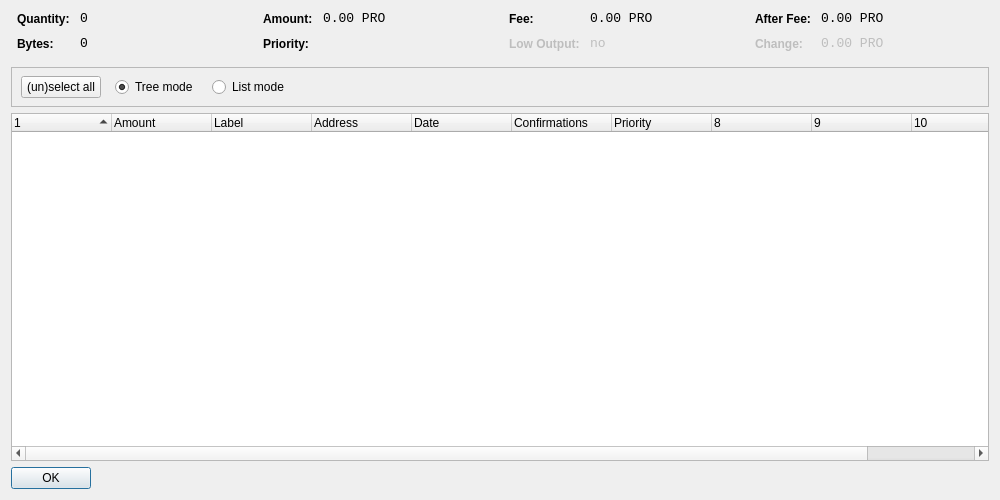
<?xml version="1.0" encoding="UTF-8"?>
<ui version="4.0">
 <class>CoinControlDialog</class>
 <widget class="QDialog" name="CoinControlDialog">
  <property name="geometry">
   <rect>
    <x>0</x>
    <y>0</y>
    <width>1000</width>
    <height>500</height>
   </rect>
  </property>
  <property name="windowTitle">
   <string>Coin Control</string>
  </property>
  <layout class="QVBoxLayout" name="verticalLayout">
   <item>
    <layout class="QHBoxLayout" name="horizontalLayoutTop" stretch="0,0,0,0">
     <property name="topMargin">
      <number>0</number>
     </property>
     <property name="bottomMargin">
      <number>10</number>
     </property>
     <item>
      <layout class="QFormLayout" name="formLayoutCoinControl1">
       <property name="horizontalSpacing">
        <number>10</number>
       </property>
       <property name="verticalSpacing">
        <number>10</number>
       </property>
       <property name="leftMargin">
        <number>6</number>
       </property>
       <property name="rightMargin">
        <number>6</number>
       </property>
       <item row="0" column="0">
        <widget class="QLabel" name="labelCoinControlQuantityText">
         <property name="styleSheet">
          <string notr="true">font-weight:bold;</string>
         </property>
         <property name="text">
          <string>Quantity:</string>
         </property>
        </widget>
       </item>
       <item row="0" column="1">
        <widget class="QLabel" name="labelCoinControlQuantity">
         <property name="font">
          <font>
           <family>Monospace</family>
           <pointsize>10</pointsize>
          </font>
         </property>
         <property name="cursor">
          <cursorShape>IBeamCursor</cursorShape>
         </property>
         <property name="contextMenuPolicy">
          <enum>Qt::ActionsContextMenu</enum>
         </property>
         <property name="text">
          <string notr="true">0</string>
         </property>
         <property name="textInteractionFlags">
          <set>Qt::LinksAccessibleByMouse|Qt::TextSelectableByKeyboard|Qt::TextSelectableByMouse</set>
         </property>
        </widget>
       </item>
       <item row="1" column="0">
        <widget class="QLabel" name="labelCoinControlBytesText">
         <property name="styleSheet">
          <string notr="true">font-weight:bold;</string>
         </property>
         <property name="text">
          <string>Bytes:</string>
         </property>
        </widget>
       </item>
       <item row="1" column="1">
        <widget class="QLabel" name="labelCoinControlBytes">
         <property name="font">
          <font>
           <family>Monospace</family>
           <pointsize>10</pointsize>
          </font>
         </property>
         <property name="cursor">
          <cursorShape>IBeamCursor</cursorShape>
         </property>
         <property name="contextMenuPolicy">
          <enum>Qt::ActionsContextMenu</enum>
         </property>
         <property name="text">
          <string notr="true">0</string>
         </property>
         <property name="textInteractionFlags">
          <set>Qt::LinksAccessibleByMouse|Qt::TextSelectableByKeyboard|Qt::TextSelectableByMouse</set>
         </property>
        </widget>
       </item>
      </layout>
     </item>
     <item>
      <layout class="QFormLayout" name="formLayoutCoinControl2">
       <property name="horizontalSpacing">
        <number>10</number>
       </property>
       <property name="verticalSpacing">
        <number>10</number>
       </property>
       <property name="leftMargin">
        <number>6</number>
       </property>
       <property name="rightMargin">
        <number>6</number>
       </property>
       <item row="0" column="0">
        <widget class="QLabel" name="labelCoinControlAmountText">
         <property name="styleSheet">
          <string notr="true">font-weight:bold;</string>
         </property>
         <property name="text">
          <string>Amount:</string>
         </property>
        </widget>
       </item>
       <item row="0" column="1">
        <widget class="QLabel" name="labelCoinControlAmount">
         <property name="font">
          <font>
           <family>Monospace</family>
           <pointsize>10</pointsize>
          </font>
         </property>
         <property name="cursor">
          <cursorShape>IBeamCursor</cursorShape>
         </property>
         <property name="contextMenuPolicy">
          <enum>Qt::ActionsContextMenu</enum>
         </property>
         <property name="text">
          <string notr="true">0.00 PRO</string>
         </property>
         <property name="textInteractionFlags">
          <set>Qt::LinksAccessibleByMouse|Qt::TextSelectableByKeyboard|Qt::TextSelectableByMouse</set>
         </property>
        </widget>
       </item>
       <item row="1" column="0">
        <widget class="QLabel" name="labelCoinControlPriorityText">
         <property name="styleSheet">
          <string notr="true">font-weight:bold;</string>
         </property>
         <property name="text">
          <string>Priority:</string>
         </property>
        </widget>
       </item>
       <item row="1" column="1">
        <widget class="QLabel" name="labelCoinControlPriority">
         <property name="font">
          <font>
           <family>Monospace</family>
           <pointsize>10</pointsize>
          </font>
         </property>
         <property name="cursor">
          <cursorShape>IBeamCursor</cursorShape>
         </property>
         <property name="contextMenuPolicy">
          <enum>Qt::ActionsContextMenu</enum>
         </property>
         <property name="text">
          <string/>
         </property>
         <property name="textInteractionFlags">
          <set>Qt::LinksAccessibleByMouse|Qt::TextSelectableByKeyboard|Qt::TextSelectableByMouse</set>
         </property>
        </widget>
       </item>
      </layout>
     </item>
     <item>
      <layout class="QFormLayout" name="formLayoutCoinControl3">
       <property name="horizontalSpacing">
        <number>10</number>
       </property>
       <property name="verticalSpacing">
        <number>10</number>
       </property>
       <property name="leftMargin">
        <number>6</number>
       </property>
       <property name="rightMargin">
        <number>6</number>
       </property>
       <item row="0" column="0">
        <widget class="QLabel" name="labelCoinControlFeeText">
         <property name="styleSheet">
          <string notr="true">font-weight:bold;</string>
         </property>
         <property name="text">
          <string>Fee:</string>
         </property>
        </widget>
       </item>
       <item row="0" column="1">
        <widget class="QLabel" name="labelCoinControlFee">
         <property name="font">
          <font>
           <family>Monospace</family>
           <pointsize>10</pointsize>
          </font>
         </property>
         <property name="cursor">
          <cursorShape>IBeamCursor</cursorShape>
         </property>
         <property name="contextMenuPolicy">
          <enum>Qt::ActionsContextMenu</enum>
         </property>
         <property name="text">
          <string notr="true">0.00 PRO</string>
         </property>
         <property name="textInteractionFlags">
          <set>Qt::LinksAccessibleByMouse|Qt::TextSelectableByKeyboard|Qt::TextSelectableByMouse</set>
         </property>
        </widget>
       </item>
       <item row="1" column="0">
        <widget class="QLabel" name="labelCoinControlLowOutputText">
         <property name="enabled">
          <bool>false</bool>
         </property>
         <property name="styleSheet">
          <string notr="true">font-weight:bold;</string>
         </property>
         <property name="text">
          <string>Low Output:</string>
         </property>
        </widget>
       </item>
       <item row="1" column="1">
        <widget class="QLabel" name="labelCoinControlLowOutput">
         <property name="enabled">
          <bool>false</bool>
         </property>
         <property name="font">
          <font>
           <family>Monospace</family>
           <pointsize>10</pointsize>
          </font>
         </property>
         <property name="cursor">
          <cursorShape>IBeamCursor</cursorShape>
         </property>
         <property name="contextMenuPolicy">
          <enum>Qt::ActionsContextMenu</enum>
         </property>
         <property name="text">
          <string notr="true">no</string>
         </property>
         <property name="textInteractionFlags">
          <set>Qt::LinksAccessibleByMouse|Qt::TextSelectableByKeyboard|Qt::TextSelectableByMouse</set>
         </property>
        </widget>
       </item>
      </layout>
     </item>
     <item>
      <layout class="QFormLayout" name="formLayoutCoinControl4">
       <property name="horizontalSpacing">
        <number>10</number>
       </property>
       <property name="verticalSpacing">
        <number>10</number>
       </property>
       <property name="leftMargin">
        <number>6</number>
       </property>
       <property name="rightMargin">
        <number>6</number>
       </property>
       <item row="0" column="0">
        <widget class="QLabel" name="labelCoinControlAfterFeeText">
         <property name="styleSheet">
          <string notr="true">font-weight:bold;</string>
         </property>
         <property name="text">
          <string>After Fee:</string>
         </property>
        </widget>
       </item>
       <item row="0" column="1">
        <widget class="QLabel" name="labelCoinControlAfterFee">
         <property name="font">
          <font>
           <family>Monospace</family>
           <pointsize>10</pointsize>
          </font>
         </property>
         <property name="cursor">
          <cursorShape>IBeamCursor</cursorShape>
         </property>
         <property name="contextMenuPolicy">
          <enum>Qt::ActionsContextMenu</enum>
         </property>
         <property name="text">
          <string notr="true">0.00 PRO</string>
         </property>
         <property name="textInteractionFlags">
          <set>Qt::LinksAccessibleByMouse|Qt::TextSelectableByKeyboard|Qt::TextSelectableByMouse</set>
         </property>
        </widget>
       </item>
       <item row="1" column="0">
        <widget class="QLabel" name="labelCoinControlChangeText">
         <property name="enabled">
          <bool>false</bool>
         </property>
         <property name="styleSheet">
          <string notr="true">font-weight:bold;</string>
         </property>
         <property name="text">
          <string>Change:</string>
         </property>
        </widget>
       </item>
       <item row="1" column="1">
        <widget class="QLabel" name="labelCoinControlChange">
         <property name="enabled">
          <bool>false</bool>
         </property>
         <property name="font">
          <font>
           <family>Monospace</family>
           <pointsize>10</pointsize>
          </font>
         </property>
         <property name="cursor">
          <cursorShape>IBeamCursor</cursorShape>
         </property>
         <property name="contextMenuPolicy">
          <enum>Qt::ActionsContextMenu</enum>
         </property>
         <property name="text">
          <string notr="true">0.00 PRO</string>
         </property>
         <property name="textInteractionFlags">
          <set>Qt::LinksAccessibleByMouse|Qt::TextSelectableByKeyboard|Qt::TextSelectableByMouse</set>
         </property>
        </widget>
       </item>
      </layout>
     </item>
    </layout>
   </item>
   <item>
    <widget class="QFrame" name="frame">
     <property name="minimumSize">
      <size>
       <width>0</width>
       <height>40</height>
      </size>
     </property>
     <property name="frameShape">
      <enum>QFrame::StyledPanel</enum>
     </property>
     <property name="frameShadow">
      <enum>QFrame::Sunken</enum>
     </property>
     <widget class="QWidget" name="horizontalLayoutWidget">
      <property name="geometry">
       <rect>
        <x>10</x>
        <y>0</y>
        <width>781</width>
        <height>41</height>
       </rect>
      </property>
      <layout class="QHBoxLayout" name="horizontalLayoutPanel" stretch="0,0,0,0,0">
       <property name="spacing">
        <number>14</number>
       </property>
       <item>
        <widget class="QPushButton" name="pushButtonSelectAll">
         <property name="sizePolicy">
          <sizepolicy hsizetype="Maximum" vsizetype="Fixed">
           <horstretch>0</horstretch>
           <verstretch>0</verstretch>
          </sizepolicy>
         </property>
         <property name="text">
          <string>(un)select all</string>
         </property>
        </widget>
       </item>
       <item>
        <widget class="QRadioButton" name="radioTreeMode">
         <property name="sizePolicy">
          <sizepolicy hsizetype="Maximum" vsizetype="Fixed">
           <horstretch>0</horstretch>
           <verstretch>0</verstretch>
          </sizepolicy>
         </property>
         <property name="text">
          <string>Tree mode</string>
         </property>
         <property name="checked">
          <bool>true</bool>
         </property>
        </widget>
       </item>
       <item>
        <widget class="QRadioButton" name="radioListMode">
         <property name="sizePolicy">
          <sizepolicy hsizetype="Maximum" vsizetype="Fixed">
           <horstretch>0</horstretch>
           <verstretch>0</verstretch>
          </sizepolicy>
         </property>
         <property name="text">
          <string>List mode</string>
         </property>
        </widget>
       </item>
       <item>
        <spacer name="horizontalSpacer">
         <property name="orientation">
          <enum>Qt::Horizontal</enum>
         </property>
         <property name="sizeHint" stdset="0">
          <size>
           <width>40</width>
           <height>20</height>
          </size>
         </property>
        </spacer>
       </item>
      </layout>
     </widget>
    </widget>
   </item>
   <item>
    <widget class="CoinControlTreeWidget" name="treeWidget">
     <property name="contextMenuPolicy">
      <enum>Qt::CustomContextMenu</enum>
     </property>
     <property name="sortingEnabled">
      <bool>false</bool>
     </property>
     <property name="columnCount">
      <number>11</number>
     </property>
     <attribute name="headerShowSortIndicator" stdset="0">
      <bool>true</bool>
     </attribute>
     <attribute name="headerStretchLastSection">
      <bool>false</bool>
     </attribute>
     <column>
      <property name="text">
       <string/>
      </property>
     </column>
     <column>
      <property name="text">
       <string>Amount</string>
      </property>
     </column>
     <column>
      <property name="text">
       <string>Label</string>
      </property>
     </column>
     <column>
      <property name="text">
       <string>Address</string>
      </property>
     </column>
     <column>
      <property name="text">
       <string>Date</string>
      </property>
     </column>
     <column>
      <property name="text">
       <string>Confirmations</string>
      </property>
      <property name="toolTip">
       <string>Confirmed</string>
      </property>
     </column>
     <column>
      <property name="text">
       <string>Priority</string>
      </property>
     </column>
     <column>
      <property name="text">
       <string/>
      </property>
     </column>
     <column>
      <property name="text">
       <string/>
      </property>
     </column>
     <column>
      <property name="text">
       <string/>
      </property>
     </column>
     <column>
      <property name="text">
       <string/>
      </property>
     </column>
    </widget>
   </item>
   <item>
    <widget class="QDialogButtonBox" name="buttonBox">
     <property name="sizePolicy">
      <sizepolicy hsizetype="Maximum" vsizetype="Fixed">
       <horstretch>0</horstretch>
       <verstretch>0</verstretch>
      </sizepolicy>
     </property>
     <property name="orientation">
      <enum>Qt::Horizontal</enum>
     </property>
     <property name="standardButtons">
      <set>QDialogButtonBox::Ok</set>
     </property>
    </widget>
   </item>
  </layout>
 </widget>
 <customwidgets>
  <customwidget>
   <class>CoinControlTreeWidget</class>
   <extends>QTreeWidget</extends>
   <header>coincontroltreewidget.h</header>
  </customwidget>
 </customwidgets>
 <resources/>
 <connections/>
</ui>
